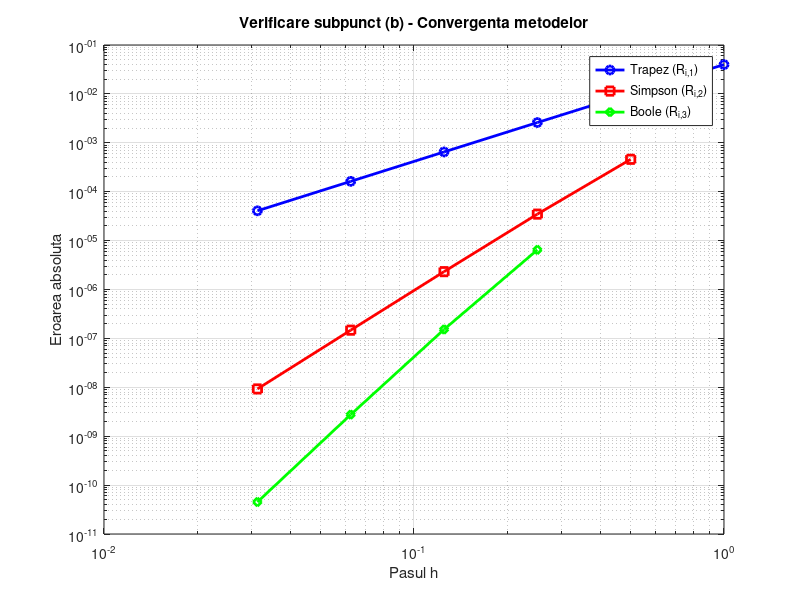

Write MATLAB code to recreate this figure.
% Functia de integrat
f = @(x) log(x);
a = 1; b = 2;
exact = 2*log(2) - 1; % Valoarea exacta

% Initializare
max_level = 6;
h = (b-a)./(2.^(0:max_level-1));
R = zeros(max_level, max_level);

% 1. Calcul matrice Romberg pana la coloana 3
for i = 1:max_level
    % Coloana 1 (trapez)
    n = 2^(i-1);
    x = linspace(a, b, n+1);
    R(i,1) = h(i)/2 * (f(a) + 2*sum(f(x(2:end-1))) + f(b));
end

for j = 2:3
    for i = j:max_level
        R(i,j) = R(i,j-1) + (R(i,j-1) - R(i-1,j-1))/(4^(j-1)-1);
    end
end

% 2. Calcul direct cu regula Boole-Villarceau
boole_direct = zeros(max_level-2,1);
for i = 3:max_level
    n = 2^(i-1);
    x = linspace(a, b, n+1);
    h_boole = h(i);
    sum_part = 0;
    for k = 1:n
        x1 = x(k); x5 = x(k+1);
        x2 = (3*x1+x5)/4; x3 = (x1+x5)/2; x4 = (x1+3*x5)/4;
        sum_part = sum_part + 7*f(x1) + 32*f(x2) + 12*f(x3) + 32*f(x4) + 7*f(x5);
    end
    boole_direct(i-2) = h_boole/90 * sum_part;
end

% 3. Afisare comparatie
disp('Comparatie R(:,3) cu regula Boole directa:');
comparison = [R(3:end,3) boole_direct abs(R(3:end,3)-boole_direct)];
disp('   Romberg R_{i,3} | Boole direct | Diferenta');
disp(comparison);

% 4. Grafic erori
figure;
loglog(h(1:end), abs(R(:,1)-exact), 'b-o', 'LineWidth', 2); hold on;
loglog(h(2:end), abs(R(2:end,2)-exact), 'r-s', 'LineWidth', 2);
loglog(h(3:end), abs(R(3:end,3)-exact), 'g-d', 'LineWidth', 2);
xlabel('Pasul h');
ylabel('Eroarea absoluta');
legend('Trapez (R_{i,1})', 'Simpson (R_{i,2})', 'Boole (R_{i,3})', 'Location', 'best');
title('Verificare subpunct (b) - Convergenta metodelor');
grid on;
